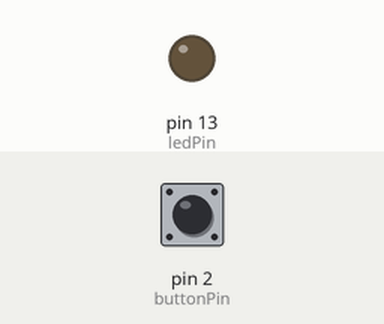
Simulated run of this sketch. Board: Arduino Uno, built with avr-gcc and run on an emulated ATmega328P. Parts: output pins drawn as LEDs (lit = HIGH). The inputs (shaded band) are chosen by the test bench; at power-on: pin 2 (buttonPin) LOW.

Above: at 2.8 s.
2.9 s: pin 2 (buttonPin) pulled HIGH for 1.2 s
At 3.7 s:
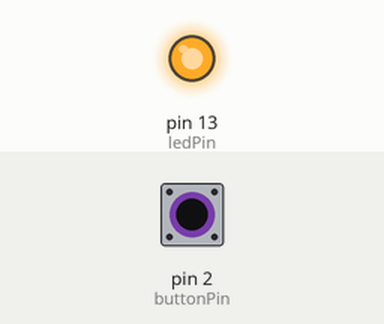
6.5 s: pin 2 (buttonPin) pulled HIGH for 3.2 s
At 10.3 s:
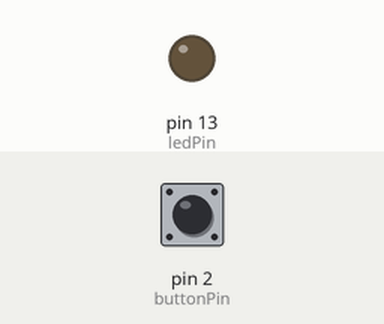
Timing chart, 0 to 11.8 s (numbered marks = the images above; inputs shaded):
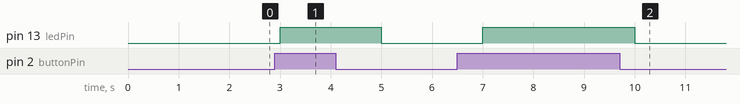

The sketch:

LED_Push_Button_1.ino
```cpp
// set pin numbers:
const int buttonPin = 2;     // the number of the pushbutton pin
const int ledPin =  13;      // the number of the LED pin


void setup() {
  pinMode(ledPin, OUTPUT); //initialize the LED pin as an output:
  pinMode(buttonPin, INPUT); //initialize the pushbutton pin as an input:
}
void loop() {

// check if the pushbutton is pressed.
    // if it pressed--> the buttonState is HIGH:
  if (digitalRead(buttonPin) == HIGH)
      {
        digitalWrite(ledPin, HIGH); // turn on LED
        delay(1000);
      }
  else {
        digitalWrite(ledPin, LOW); // turn off LED
        delay(1000);
      }
      }
```

Measured:
- after the input at 2.9 s, pin 13 (ledPin): LOW → HIGH after 0.10 s, → LOW 2.0 s later
- after the input at 6.5 s, pin 13 (ledPin): LOW → HIGH after 0.50 s, → LOW 3.0 s later
